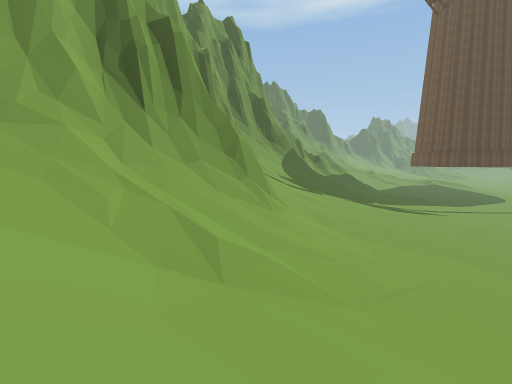
View 1 (above)

23 first-person views from a walk through a scene from a Unity 3-D project. The camera is 1.2 m above the floor, tilts 6° down and sees 85° across. The floor is counted in squares, 2 m on a side. Each view is taken from the middle of a square. On the plan, view 1 faces up. The plan holds only what a view shows up to about 9 squares ahead; the rest is blank. The place goes on beyond the plan. The player character is not drawn. Some animated figures are not drawn. Some surface patterns are stand-ins.

View 2
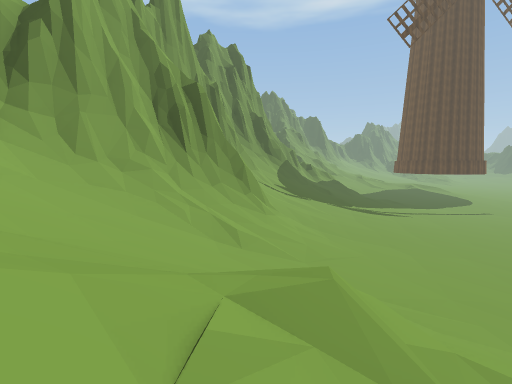

View 3
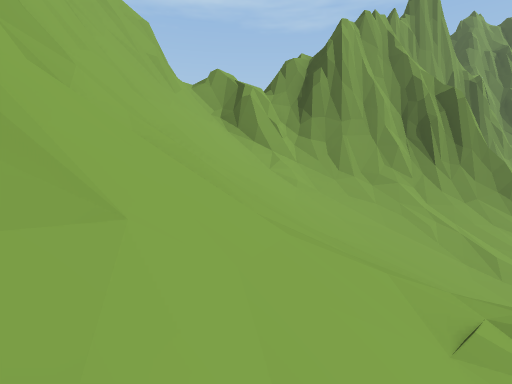

View 4
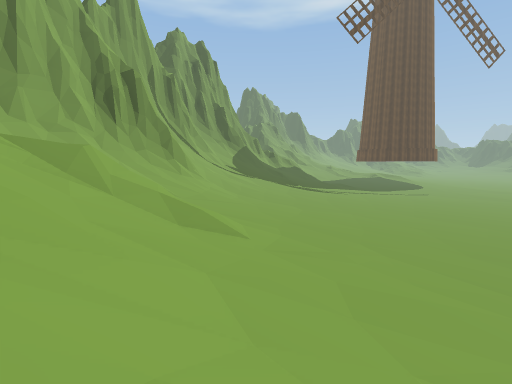

View 5
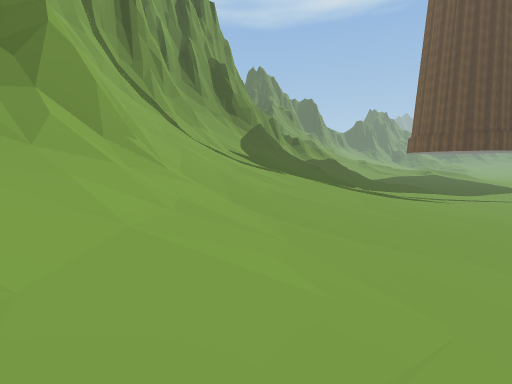

View 6
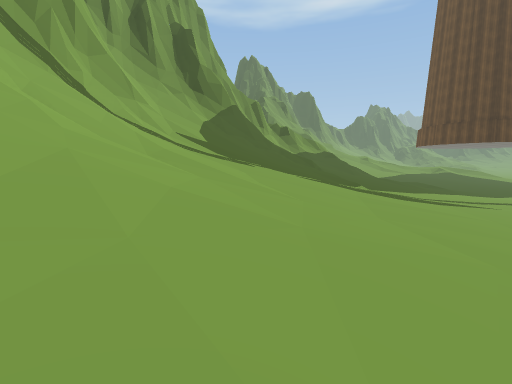

View 7
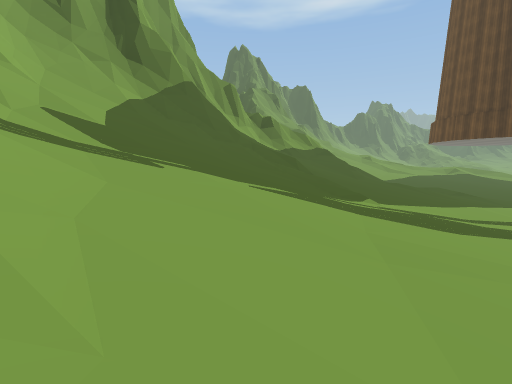

View 8
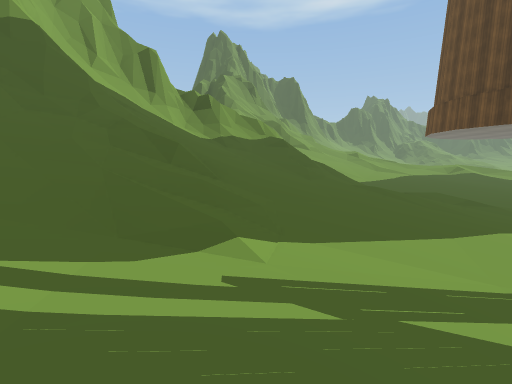

View 9
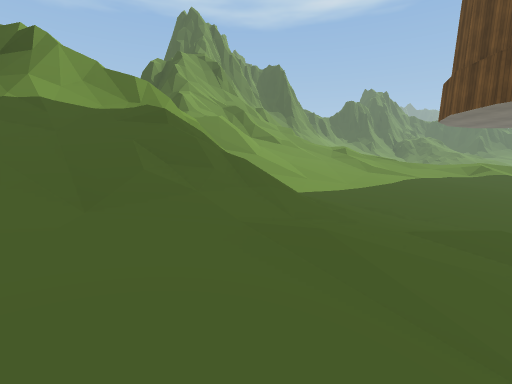

View 10
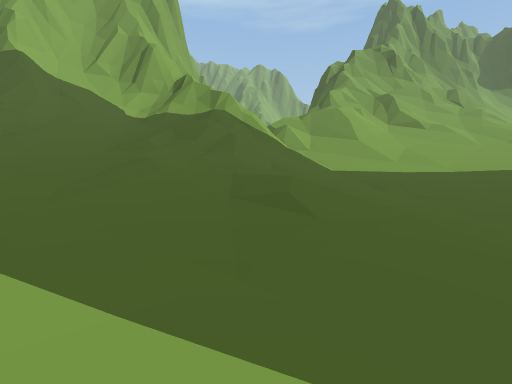

View 11
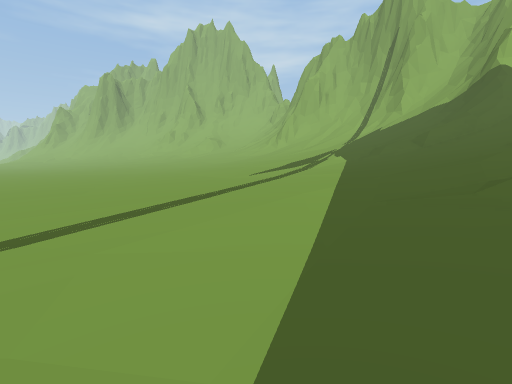

View 12
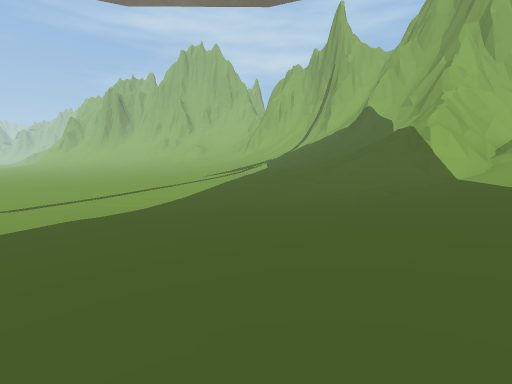

View 13
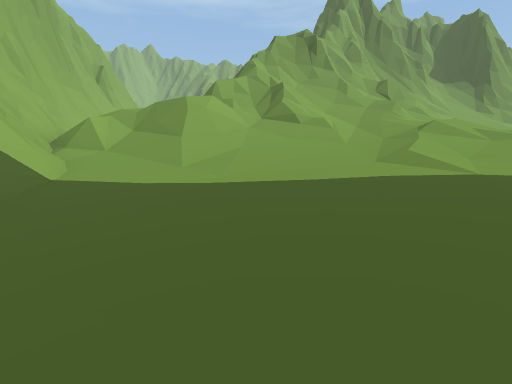

View 14
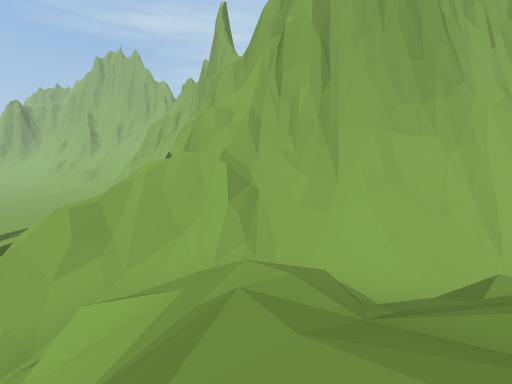

View 15
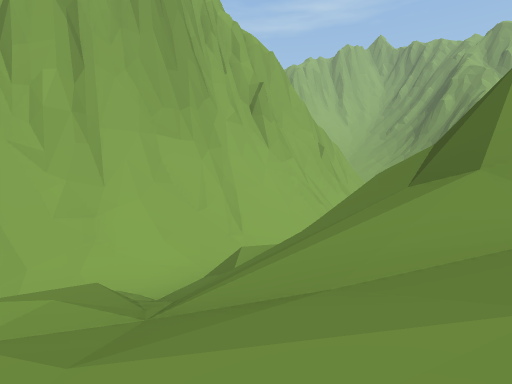

View 16
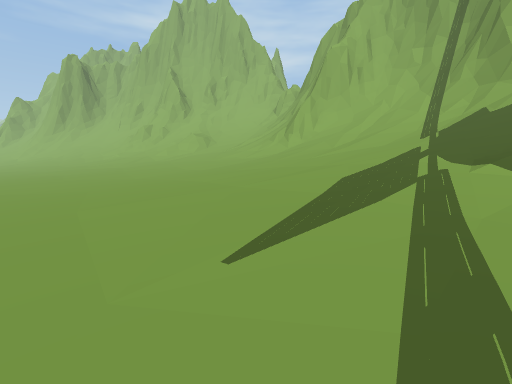

View 17
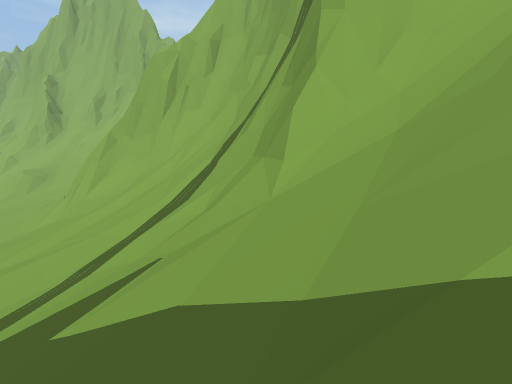

View 18
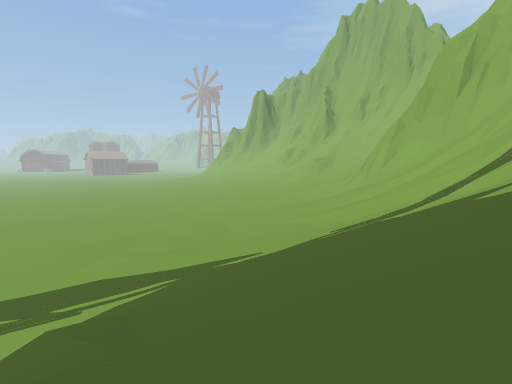

View 19
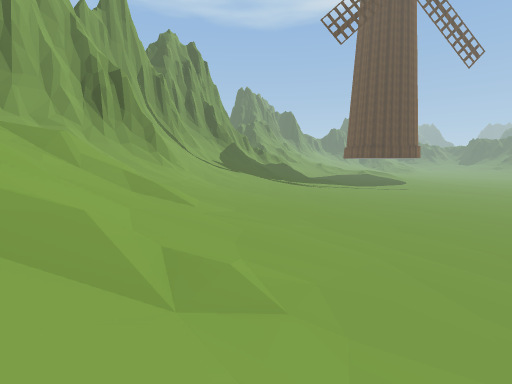

View 20
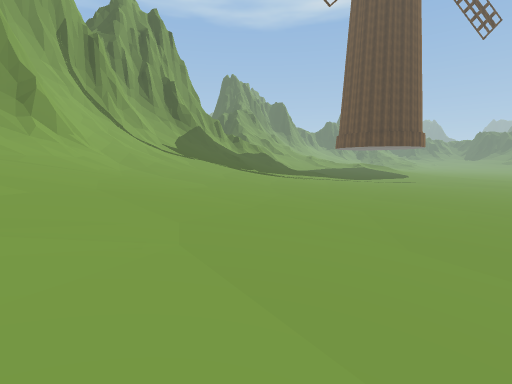

View 21
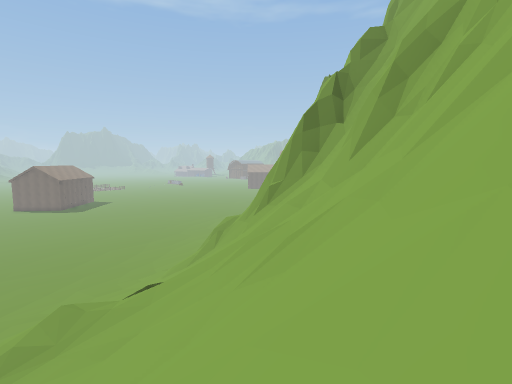

View 22
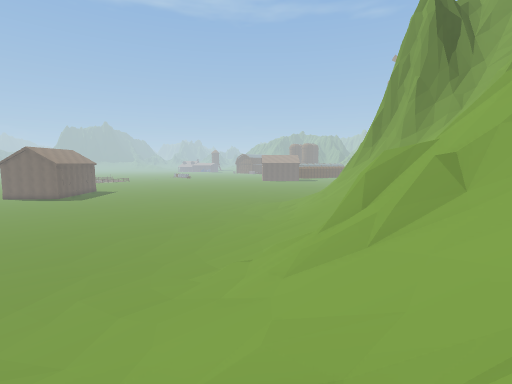

View 23
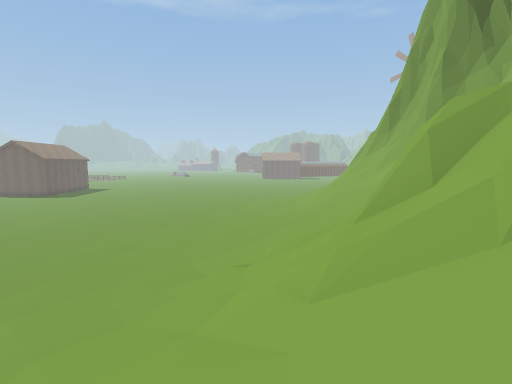

### Floor plan
Key: @ floor where view 1 was taken; # wall or solid block; . main floor; : floor 0.25 m higher than the main floor; - floor 0.25 m lower than the main floor; + floor 0.5 m higher than the main floor; _ floor 0.5 m lower than the main floor; * floor 0.75 m higher than the main floor; < floor 0.75 m lower than the main floor; % floor 1 m higher than the main floor; ( floor 1 m lower than the main floor; & floor 1.25 m higher than the main floor; $ floor 1.5 m higher than the main floor; / step, stairs or slope; = window, fence, low wall or low ledge; ^ raised ledge.
Columns run from 7 left of view 1 to 16 right of it. Each row starts with its distance up from view 1.
 27      #///   =/=//////%
 26      ^#//////////////*
 25       ^^#//////////*+::
 24        ^^// //////::::.
 23         ^^/=//=//:.....-
 22          ^=#=///:....--_
 21           ^#===//.-_____
 20          ^^#=///:.______
 19         ^^/=/////./_<<<<
 18         ^#//////:./_<(((
 17        ^^^=////+/.-<((((
 16      ^^####////:..__<(((
 15      ^=///////+..-__<(((
 14       ^///////:..-_<<(((
 13       ^#////%*:.-__<<(((
 12      ^^//////+..-__<(((
 11      ^//////*:..-__<(((
 10     ^^/////%+:..-_<<((
  9     ^^=////*+:.-__<<((
  8      ^^////*:..-__<<(
  7       ^#//%*:..-__<<(
  6     ^^=#//%+:..-__<<(
  5     ^=////%*:..-__<<(
  4  ^^^#////$%*:..-__<<
  3  #=^=////$%*:..-__<<
  2  =#//////$%*+..-__<<
  1 #^#////////*+:.-__<
  0 #=/////@///%+:..__
 -1 ^^#////////%*:..-__<
 -2   ^/////////*:..-__<(
 -3   ^=///////&%+..-__<(
 -4    ^#=#/=///%+:..__<
 -5      ^^^==///*:..-_
 -6        ^# ////+:.-
 -7           ////*:.
 -8            ////+
 -9            ////

Positions as (right, up) in squares from view 1, and headings:
1: (0, 0), facing up
2: (0, -3), facing up
3: (0, -4), facing up-left
4: (3, -5), facing up
5: (2, 3), facing up
6: (3, 6), facing up
7: (4, 9), facing up
8: (6, 12), facing up
9: (8, 16), facing up
10: (12, 16), facing up-left
11: (14, 18), facing down-left
12: (16, 23), facing down-left
13: (14, 21), facing up-left
14: (7, 26), facing down-left
15: (7, 26), facing left
16: (10, 14), facing down-left
17: (2, 15), facing down-left
18: (4, 16), facing down
19: (4, -6), facing up
20: (6, -2), facing up
21: (-5, 0), facing down-right
22: (0, -1), facing down-right
23: (1, -2), facing down-right
